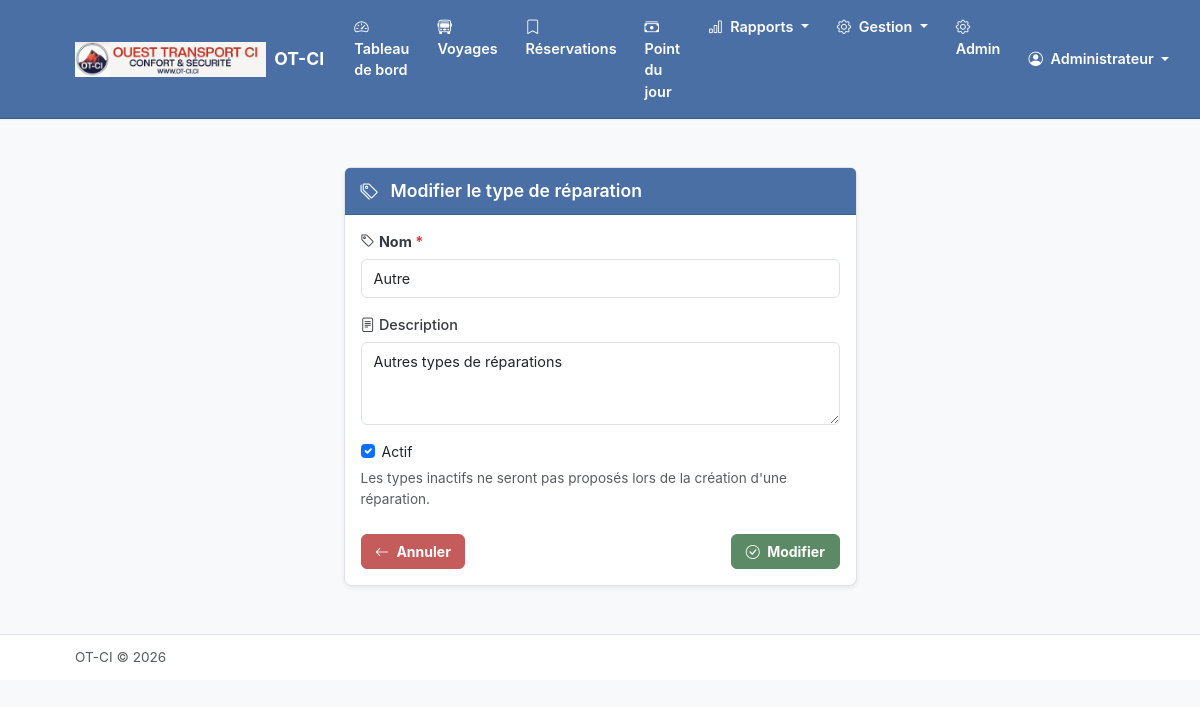
The app's page /vehicules/types-reparation/6/modifier/ (signed in) with its own data.
### apps/compagnie/models.py (models this page shows, shortened)
class Compagnie(models.Model):
    nom = models.CharField(max_length=200, verbose_name="Nom de la compagnie")
    logo = models.ImageField(
        upload_to='logos/',
        blank=True,
        null=True,
        verbose_name="Logo"
    )
    nom_pdg = models.CharField(max_length=200, verbose_name="Nom du PDG")
    adresse = models.TextField(blank=True, verbose_name="Adresse")
    telephone = models.CharField(max_length=20, blank=True, verbose_name="Téléphone")
    email = models.EmailField(blank=True, verbose_name="Email")
    date_creation = models.DateTimeField(auto_now_add=True)
    date_modification = models.DateTimeField(auto_now=True)
    class Meta:
        verbose_name = "Compagnie"
        verbose_name_plural = "Compagnie"
    @classmethod
    def get_instance(cls):
        return cls.objects.first()

### apps/personnel/models.py (models this page shows, shortened)
class Utilisateur(AbstractUser):
    ROLE_CHOICES = [
        ('pdg', 'PDG'),
        ('super_admin', 'Super Administrateur'),
        ('manager', 'Manager'),
        ('chef_gare', 'Chef de Gare'),
        ('guichetier', 'Guichetier'),
    ]
    nom_complet = models.CharField(max_length=200, verbose_name="Nom complet")
    telephone = models.CharField(max_length=20, blank=True, verbose_name="Téléphone")
    role = models.CharField(
        max_length=20,
        choices=ROLE_CHOICES,
        default='guichetier',
        verbose_name="Rôle"
    )
    gare = models.ForeignKey(
        'gares.Gare',
        on_delete=models.SET_NULL,
        null=True,
        blank=True,
        related_name='utilisateurs',
        verbose_name="Gare"
    )
    actif = models.BooleanField(default=True, verbose_name="Actif")
    date_creation = models.DateTimeField(auto_now_add=True)
    date_modification = models.DateTimeField(auto_now=True)
    objects = UtilisateurManager()
    EMAIL_FIELD = 'email'
    USERNAME_FIELD = 'username'
    REQUIRED_FIELDS = ['nom_complet']
    class Meta:
        verbose_name = "Utilisateur"
        verbose_name_plural = "Utilisateurs"
        ordering = ['nom_complet']
    @property
    def is_super_admin(self):
        return self.role == 'super_admin'
    @property
    def has_global_access(self):
        return self.role in ['pdg', 'super_admin', 'manager']

### apps/vehicules/models.py (models this page shows, shortened)
class TypeReparation(models.Model):
    nom = models.CharField(
        max_length=100,
        unique=True,
        verbose_name="Nom"
    )
    description = models.TextField(
        blank=True,
        verbose_name="Description"
    )
    actif = models.BooleanField(
        default=True,
        verbose_name="Actif"
    )
    date_creation = models.DateTimeField(auto_now_add=True)
    date_modification = models.DateTimeField(auto_now=True)
    class Meta:
        verbose_name = "Type de réparation"
        verbose_name_plural = "Types de réparation"
        ordering = ['nom']

### apps/vehicules/views.py (the view, shortened to what this page needs)
# urls.py: path('types-reparation/<int:pk>/modifier/', views.TypeReparationUpdateView.as_view(), name='type_reparation_update'),
class TypeReparationUpdateView(AdminRequiredMixin, UpdateView):
    model = TypeReparation
    form_class = TypeReparationForm
    template_name = 'vehicules/type_reparation_form.html'
    success_url = reverse_lazy('vehicules:type_reparation_list')

### apps/vehicules/forms.py
class TypeReparationForm(forms.ModelForm):
    class Meta:
        model = TypeReparation
        fields = ['nom', 'description', 'actif']
        widgets = {
            'nom': forms.TextInput(attrs={
                'class': 'form-control',
                'placeholder': 'Ex: Mécanique'
            }),
            'description': forms.Textarea(attrs={
                'class': 'form-control',
                'rows': 3,
                'placeholder': 'Description du type de réparation...'
            }),
            'actif': forms.CheckboxInput(attrs={
                'class': 'form-check-input'
            }),
        }
        labels = {
            'nom': 'Nom',
            'description': 'Description',
            'actif': 'Actif',
        }

### apps/compagnie/context_processors.py (called while the page is built)
def compagnie_context(request):
    return {
        'compagnie': Compagnie.get_instance()
    }

### core/mixins.py (called while the page is built)
    def test_func(self):
        return self.request.user.has_global_access

### templates/vehicules/type_reparation_form.html (shortened to what this page needs)
{% extends 'base.html' %}
{% block content %}
<div class="container py-4">
    <div class="row justify-content-center">
        <div class="col-lg-6">
            <div class="card shadow-sm">
                <div class="card-header text-white">
                    <h4 class="mb-0">
                        <i class="bi bi-tags me-2"></i>
                        {% if form.instance.pk %}
                            Modifier le type de réparation
                        {% else %}
                            Nouveau type de réparation
                        {% endif %}
                    </h4>
                </div>
                <div class="card-body">
                    <form method="post" novalidate>
                        <div class="mb-3">
                            <label for="{{ form.nom.id_for_label }}" class="form-label fw-bold">
                                <i class="bi bi-tag me-1"></i>{{ form.nom.label }} <span class="text-danger">*</span>
                            </label>
                            {{ form.nom }}
                        </div>
                        <div class="mb-3">
                            <label for="{{ form.description.id_for_label }}" class="form-label">
                                <i class="bi bi-file-text me-1"></i>{{ form.description.label }}
                            </label>
                            {{ form.description }}
                        </div>
                        <div class="mb-3">
                            <div class="form-check">
                                {{ form.actif }}
                                <label class="form-check-label" for="{{ form.actif.id_for_label }}">
                                    {{ form.actif.label }}
                                </label>
                            </div>
                            <small class="text-muted">Les types inactifs ne seront pas proposés lors de la création d'une réparation.</small>
                        </div>
                        <div class="d-flex justify-content-between mt-4">
                            <a href="{% url 'vehicules:type_reparation_list' %}" class="btn btn-danger text-white fw-bold">
                                <i class="bi bi-arrow-left me-1"></i> Annuler
                            </a>
                            <button type="submit" class="btn btn-success fw-bold">
                                <i class="bi bi-check-circle me-1"></i>
                                {% if form.instance.pk %}Modifier{% else %}Enregistrer{% endif %}
                            </button>
                        </div>
                    </form>
                </div>
            </div>
        </div>
    </div>
</div>
{% endblock %}

### templates/base.html (shortened to what this page needs)
{% load static %}
<!DOCTYPE html>
<html lang="fr">
<head>
    <link href="https://cdn.jsdelivr.net/npm/bootstrap@5.3.2/dist/css/bootstrap.min.css" rel="stylesheet">
    <link href="https://cdn.jsdelivr.net/npm/bootstrap-icons@1.11.1/font/bootstrap-icons.css" rel="stylesheet">
    <link href="{% static 'css/custom.css' %}" rel="stylesheet">
</head>
<body>
    <nav class="navbar navbar-expand-lg navbar-dark sticky-top">
        <div class="container">
            <a class="navbar-brand d-flex align-items-center" href="{% url 'guichet:dashboard' %}">
                {% if compagnie and compagnie.logo %}
                    <img src="{{ compagnie.logo.url }}" alt="Logo" height="35" class="me-2">
                {% endif %}
                <span>{% if compagnie %}{{ compagnie.nom }}{% else %}Gestion Billetterie{% endif %}</span>
            </a>
            <div class="collapse navbar-collapse" id="navbarNav">
                {% if user.is_authenticated %}
                <ul class="navbar-nav me-auto">
                    <li class="nav-item">
                        <a class="nav-link {% if request.resolver_match.url_name == 'dashboard' %}active{% endif %}"
                           href="{% url 'guichet:dashboard' %}">
                            <i class="bi bi-speedometer2 me-1"></i> Tableau de bord
                        </a>
                    </li>
                    <li class="nav-item">
                        <a class="nav-link {% if request.resolver_match.url_name == 'voyage_list' %}active{% endif %}"
                           href="{% url 'guichet:voyage_list' %}">
                            <i class="bi bi-bus-front me-1"></i> Voyages
                        </a>
                    </li>
                    <li class="nav-item">
                        <a class="nav-link {% if request.resolver_match.url_name == 'reservations' %}active{% endif %}"
                           href="{% url 'guichet:reservations' %}">
                            <i class="bi bi-bookmark me-1"></i> Réservations
                        </a>
                    </li>
                    <li class="nav-item">
                        <a class="nav-link {% if 'comptabilite' in request.path %}active{% endif %}"
                           href="{% url 'comptabilite:point_journalier' %}">
                            <i class="bi bi-cash-stack me-1"></i> Point du jour
                        </a>
                    </li>
                    <li class="nav-item dropdown">
                        <a class="nav-link dropdown-toggle" href="#" data-bs-toggle="dropdown">
                            <i class="bi bi-bar-chart me-1"></i> Rapports
                        </a>
                    </li>
                    <li class="nav-item dropdown">
                        <a class="nav-link dropdown-toggle" href="#" data-bs-toggle="dropdown">
                            <i class="bi bi-gear me-1"></i> Gestion
                        </a>
                    </li>
                    {% if user.is_superuser %}
                    <li class="nav-item">
                        <a class="nav-link" href="{% url 'admin:index' %}">
                            <i class="bi bi-gear me-1"></i> Admin
                        </a>
                    </li>
                    {% endif %}
                </ul>
                <ul class="navbar-nav">
                    <li class="nav-item dropdown">
                        <a class="nav-link dropdown-toggle" href="#" data-bs-toggle="dropdown">
                            <i class="bi bi-person-circle me-1"></i>
                            {{ user.nom_complet|default:user.username }}
                        </a>
                    </li>
                </ul>
                {% endif %}
            </div>
        </div>
    </nav>
    <main class="py-4">
        {% block content %}{% endblock %}
    </main>
    <footer class="py-3 mt-auto border-top bg-white">
        <div class="container">
            <div class="d-flex justify-content-between align-items-center">
                <span class="text-muted">
                    {% if compagnie %}{{ compagnie.nom }}{% else %}Gestion Billetterie{% endif %} &copy; {% now "Y" %}
                </span>
            </div>
        </div>
    </footer>
</body>
</html>

### static/css/custom.css (style rules this page uses)
:root { --color-bg-main: #F8F9FA; --color-bg-card: #FFFFFF; --color-text-primary: #343A40; --color-text-secondary: #6C757D; --color-accent: #4A6FA5; --color-accent-hover: #3D5D8A; --color-success: #5D8A66; --color-success-light: #D4EDDA; --color-warning: #D4A84B; --color-warning-light: #FFF3CD; --color-danger: #C45C5C; --color-danger-light: #F8D7DA; --color-siege-disponible: #D4EDDA; --color-siege-reserve: #FFF3CD; --color-siege-paye: #ADB5BD; --color-siege-non-vendable: #6C757D; --color-border: #DEE2E6; --shadow-sm: 0 1px 2px rgba(0, 0, 0, 0.05); --shadow-md: 0 4px 6px rgba(0, 0, 0, 0.07); --font-family: -apple-system, BlinkMacSystemFont, "Segoe UI", Roboto, "Helvetica Neue", Arial, sans-serif; --font-size-base: 14px; --line-height-base: 1.5; }
* { box-sizing: border-box; }
body { font-family: var(--font-family); font-size: var(--font-size-base); line-height: var(--line-height-base); color: var(--color-text-primary); background-color: var(--color-bg-main); }
.container { width: 90% !important; max-width: 100% !important; padding-right: 15px; padding-left: 15px; margin-right: auto; margin-left: auto; }
h4, .h4 { font-size: 1.1rem; font-weight: 600; }
a { color: var(--color-accent); text-decoration: none; }
.navbar { background-color: var(--color-accent) !important; border-bottom: 1px solid var(--color-accent-hover); box-shadow: var(--shadow-sm); }
.navbar-brand { font-weight: 700; font-size: 1.1rem; color: #FFFFFF !important; }
.nav-link { color: #FFFFFF !important; font-weight: 600; padding: 0.5rem 0.75rem !important; font-size: 0.9rem; border-radius: 4px; margin: 0 2px; transition: background-color 0.2s ease; }
.nav-link i { color: #FFFFFF !important; font-weight: 700; }
.dropdown-toggle::after { color: #FFFFFF; }
.card { background-color: var(--color-bg-card); border: 1px solid var(--color-border); border-radius: 8px; box-shadow: var(--shadow-sm); }
.card-header { background-color: var(--color-accent); border-bottom: 1px solid var(--color-accent-hover); font-weight: 700; font-size: 0.95rem; padding: 0.75rem 1rem; color: #FFFFFF; }
.card-header h1, .card-header h2, .card-header h3, .card-header h4, .card-header h5, .card-header h6, .card-header .h1, .card-header .h2, .card-header .h3, .card-header .h4, .card-header .h5, .card-header .h6 { color: #FFFFFF; margin-bottom: 0; }
.card-header i { color: #FFFFFF; }
.card-body { padding: 1rem; }
.btn { border-radius: 6px; font-weight: 500; font-size: 0.875rem; padding: 0.4rem 0.85rem; transition: all 0.2s ease; }
.btn-success { background-color: var(--color-success); border-color: var(--color-success); }
.btn-danger { background-color: var(--color-danger); border-color: var(--color-danger); }
.form-control, .form-select { border: 1px solid var(--color-border); border-radius: 6px; font-size: 0.9rem; padding: 0.5rem 0.75rem; transition: border-color 0.2s ease, box-shadow 0.2s ease; }
.form-label { font-weight: 500; font-size: 0.9rem; color: var(--color-text-primary); margin-bottom: 0.4rem; }
small, .small { font-size: 0.8rem; }
.text-muted { font-size: 0.85rem; }
.py-3 { padding-top: 0.75rem !important; padding-bottom: 0.75rem !important; }

### records on screen
Compagnie: logo (picture), nom "OT-CI"
Utilisateur: nom_complet "Administrateur"
TypeReparation: nom "Autre", description "Autres types de réparations", actif "☑"
